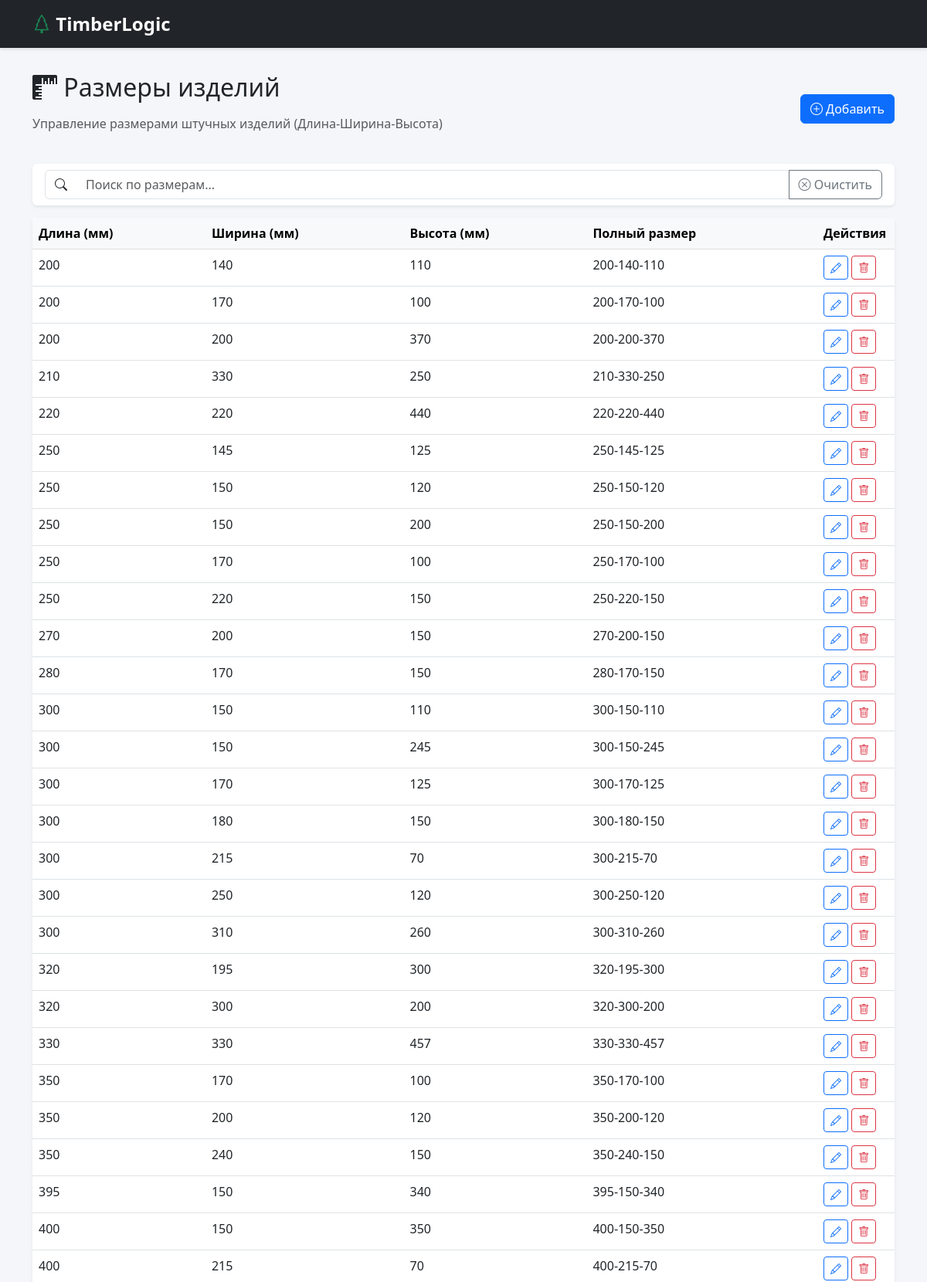
Page /directories/unitdimension/ (upper part) on the committed database.
### lumber_track/models.py (models this page shows, shortened)
class UnitDimension(models.Model):
    length = models.PositiveIntegerField(verbose_name="Длина, мм")
    width = models.PositiveIntegerField(verbose_name="Ширина, мм")
    height = models.PositiveIntegerField(verbose_name="Высота, мм")
    class Meta:
        ordering = ['length', 'width', 'height']
        unique_together = ['length', 'width', 'height']
        verbose_name = "Размер изделия"
        verbose_name_plural = "Размеры изделий"

### lumber_track/views.py (the view)
# urls.py: path('directories/unitdimension/', views.unitdimension_list, name='unitdimension_list'),
def unitdimension_list(request):
    items = UnitDimension.objects.all().order_by('length', 'width', 'height')
    context = {
        'title': 'Размеры изделий',
        'items': items,
        'create_url': '/directories/unitdimension/create/',
        'delete_url': 'lumber_track:unitdimension_delete',
    }
    return render(request, 'lumber_track/directory_unitdimension.html', context)

### lumber_track/templates/lumber_track/directory_unitdimension.html (shortened to what this page needs)
{% extends 'lumber_track/base.html' %}
{% block content %}
<div class="row mb-4">
    <div class="col-12 d-flex justify-content-between align-items-center">
        <div>
            <h1 class="h2 mb-3">
                <i class="bi bi-rulers " ></i> {{ title }}
            </h1>
            <p class="text-muted">Управление размерами штучных изделий (Длина-Ширина-Высота)</p>
        </div>
        <div>
            <button type="button" class="btn btn-primary" data-bs-toggle="modal" data-bs-target="#addModal">
                <i class="bi bi-plus-circle"></i> Добавить
            </button>
        </div>
    </div>
</div>
<div class="row mb-3">
    <div class="col-12">
        <div class="card shadow-sm border-0">
            <div class="card-body py-2">
                <div class="input-group">
                    <span class="input-group-text bg-white">
                        <i class="bi bi-search"></i>
                    </span>
                    <input type="text"
                           class="form-control border-start-0"
                           id="searchInput"
                           placeholder="Поиск по размерам...">
                    <button class="btn btn-outline-secondary" type="button" id="clearSearch">
                        <i class="bi bi-x-circle"></i> Очистить
                    </button>
                </div>
            </div>
        </div>
    </div>
</div>
<div class="row">
    <div class="col-12">
        <div class="card shadow-sm border-0">
            <div class="card-body p-0">
                <div class="table-responsive">
                    <table class="table table-hover mb-0" id="itemsTable">
                        <thead class="table-light">
                            <tr>
                                <th>Длина (мм)</th>
                                <th>Ширина (мм)</th>
                                <th>Высота (мм)</th>
                                <th>Полный размер</th>
                                <th style="width: 100px;">Действия</th>
                            </tr>
                        </thead>
                        <tbody id="tableBody">
                            {% for item in items %}
                            <tr data-search="{{ item.length }}-{{ item.width }}-{{ item.height }}">
                                <td>{{ item.length }} </td>
                                <td>{{ item.width }} </td>
                                <td>{{ item.height }} </td>
                                <td>{{ item.length }}-{{ item.width }}-{{ item.height }}</td>
                                <td>
                                    <button type="button"
                                            class="btn btn-sm btn-outline-primary edit-btn"
                                            data-id="{{ item.id }}"
                                            data-length="{{ item.length }}"
                                            data-width="{{ item.width }}"
                                            data-height="{{ item.height }}"
                                            data-bs-toggle="modal"
                                            data-bs-target="#editModal">
                                        <i class="bi bi-pencil"></i>
                                    </button>
                                    <a href="{% url delete_url item.id %}"
                                       class="btn btn-sm btn-outline-danger"
                                       onclick="return confirm('Удалить размер {{ item.length }}-{{ item.width }}-{{ item.height }}?')">
                                        <i class="bi bi-trash"></i>
                                    </a>
                                </td>
                            </tr>
                            {% empty %}
                            <tr id="emptyRow">
                                <td colspan="5" class="text-center text-muted py-4">
                                    Нет записей. Нажмите "Добавить" для создания первого размера.
                                </td>
                            </tr>
                            {% endfor %}
                        </tbody>
                    </table>
                </div>
            </div>
        </div>
    </div>
</div>
{% endblock %}

### lumber_track/templates/lumber_track/base.html (style rules this page uses)
body { background-color: #f4f6f9; font-family: 'Segoe UI', Tahoma, Geneva, Verdana, sans-serif; }

### rows in the picture
UnitDimension: length "200", width "140", height "110"
UnitDimension: length "200", width "170", height "100"
UnitDimension: length "200", width "200", height "370"
UnitDimension: length "210", width "330", height "250"
UnitDimension: length "220", width "220", height "440"
UnitDimension: length "250", width "145", height "125"
UnitDimension: length "250", width "150", height "120"
UnitDimension: length "250", width "150", height "200"
UnitDimension: length "250", width "170", height "100"
UnitDimension: length "250", width "220", height "150"
UnitDimension: length "270", width "200", height "150"
UnitDimension: length "280", width "170", height "150"
UnitDimension: length "300", width "150", height "110"
UnitDimension: length "300", width "150", height "245"
UnitDimension: length "300", width "170", height "125"
UnitDimension: length "300", width "180", height "150"
UnitDimension: length "300", width "215", height "70"
UnitDimension: length "300", width "250", height "120"
UnitDimension: length "300", width "310", height "260"
UnitDimension: length "320", width "195", height "300"
UnitDimension: length "320", width "300", height "200"
UnitDimension: length "330", width "330", height "457"
UnitDimension: length "350", width "170", height "100"
UnitDimension: length "350", width "200", height "120"
UnitDimension: length "350", width "240", height "150"
UnitDimension: length "395", width "150", height "340"
UnitDimension: length "400", width "150", height "350"
UnitDimension: length "400", width "215", height "70"

### other values in the picture
{{ title }} "Размеры изделий"
